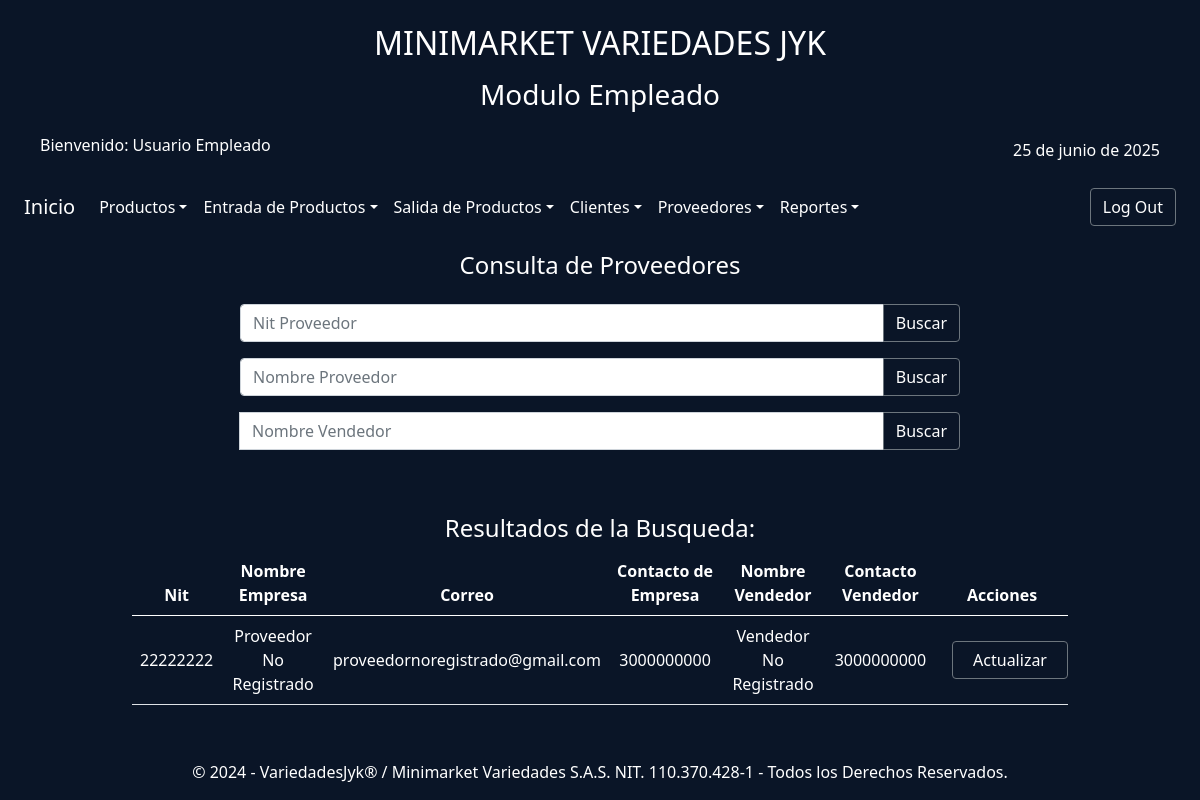
/index.php?action=consultaProveedorEmp (signed in), run on the app's committed database.
### tables this page shows
CREATE TABLE IF NOT EXISTS `proveedores` (
  `idProveedor` int NOT NULL AUTO_INCREMENT,
  `NitProveedor` varchar(15) NOT NULL,
  `NombreProveedor` varchar(30) NOT NULL,
  `Email` varchar(40) NOT NULL,
  `CelularProveedor` varchar(10) NOT NULL,
  `NombreVendedor` varchar(30) NOT NULL,
  `CelularVendedor` varchar(10) NOT NULL,
  PRIMARY KEY (`idProveedor`)
);

### controllers/controladorProveedor.php (called while the page is built, shortened)
<?php
require_once('./models/modeloProveedor.php');
require_once('./config/conexionBDJYK.php');
class ControladorProveedor
{
    private $modeloProveedor;
    public function __construct()
    {
        $database = new DataBase();
        $this->db = $database->getConnectionJYK();
        $this->modeloProveedor = new ModeloProveedor($this->db);
    }
    public function listaProveedores($tipo, $valor)
    {
        $limite = 10;
        $pagina = isset($_GET['pagina']) ? (int)$_GET['pagina'] : 1;
        $inicio = ($pagina - 1) * $limite;
        $proveedores = $this->modeloProveedor->consultGenProveedores($inicio, $limite);
        $totalProveedores = $this->modeloProveedor->obtenerTotalProveedores();
        $totalPaginas = ceil($totalProveedores / $limite);
        return
            [
                'proveedores' => $proveedores,
                'pagina' => $pagina,
                'totalPaginas' => $totalPaginas,
                'filtro' => $valor,
                'tipo' => $tipo,
            ];
    }
}

### config/conexionBDJYK.php (called while the page is built)
<?php
class DataBase
{
    private $host = "localhost";
    private $db_name = "variedadesjyk";
    private $username = "variedadesjyk";
    private $password = "variedJYK2025";
    private static $conn = null;
    public function getConnectionJYK()
    {
        if (self::$conn === null) {
            try {
                self::$conn = new PDO(
                    "mysql:host=" . $this->host . ";dbname=" . $this->db_name,
                    $this->username,
                    $this->password
                );
                self::$conn->exec("set names utf8");
            } catch (PDOException $e) {
                echo "Error de Conexión: " . $e->getMessage();
                exit;
            }
        }
        return self::$conn;
    }
}

### models/modeloProveedor.php (called while the page is built, shortened)
<?php
class ModeloProveedor
{
    private $conn;
    private $table = "proveedores";
    public function __construct($db)
    {
        $this->conn = $db;
    }
    public function consultGenProveedores($inicio, $limite)
    {
        $query = "SELECT * FROM " . $this->table . " ORDER BY NombreProveedor ASC LIMIT :inicio, :limite";
        $stmt = $this->conn->prepare($query);
        $stmt->bindValue(':inicio', (int)$inicio, PDO::PARAM_INT);
        $stmt->bindValue(':limite', (int)$limite, PDO::PARAM_INT);
        $stmt->execute();
        return $stmt->fetchAll(PDO::FETCH_ASSOC);
    }
    public function obtenerTotalProveedores()
    {
        $stmt = $this->conn->query("SELECT COUNT(*) FROM " . $this->table . "");
        return (int)$stmt->fetchColumn();
    }
}

### views/proveedor/consultaProveedorEmp.php (the view, shortened to what this page needs)
<?php include('./views/layautModEmple/headerModEmplea.php');  ?>
<div class="container">
    <div class="row justify-content-center">
        <div class="col-lg-8 col-md-10 col-sm-12">
            <div class="text-center text-white mt-3">
                <h4>Consulta de Proveedores</h4>
            </div>
            <form class=" mt-4" action="index.php?action=consultaProveedorNitEmp" method="get">
                <div class="input-group mb-3">
                    <input type="text" class="form-control" placeholder="Nit Proveedor" name="nitProveedor" aria-label="Recipient's usernam" aria-describedby="button-addon2" required>
                    <button class="btn btn-outline-secondary text-white" type="submit" id="button-addon2">Buscar</button>
                </div>
            </form>
            <form class=" mt-2" action="index.php?action=consultaProveedorNombreEmp" method="get">
                <div class="input-group mb-3">
                    <input type="text" class="form-control" placeholder="Nombre Proveedor" name="nomProveedor" aria-label="Recipient's usernam" aria-describedby="button-addon2" required>
                    <button class="btn btn-outline-secondary text-white" type="submit" id="button-addon2">Buscar</button>
                </div>
            </form>
            <form class=" mt-2" action="index.php?action=consultaVendedorNombreEmp" method="get">
                <div class="input-group mb-3">
                    <input type="text" class="form-control" placeholder="Nombre Vendedor" name="nomVendedor" aria-label="Recipient's usernam" aria-describedby="button-addon2" required>
                    <button class="btn btn-outline-secondary text-white" type="submit" id="button-addon2">Buscar</button>
                </div>
            </form>
        </div>
    </div>
</div>
<div class="container-fluid mt-5">
    <div class="row">
        <div class="col-12 col-md-10 offset-md-1">
            <div class="text-center">
                <?php if (isset($data['proveedores']) && count($data['proveedores']) > 0): ?>
                    <h4 class="text-white">Resultados de la Busqueda:</h4>
            </div>
            <div class="table-responsive">
                <table class="table table-hover text-white text-center">
                    <thead>
                        <tr>
                            <th>Nit</th>
                            <th>Nombre Empresa</th>
                            <th>Correo</th>
                            <th>Contacto de Empresa</th>
                            <th>Nombre Vendedor</th>
                            <th>Contacto Vendedor</th>
                            <th>Acciones</th>
                        </tr>
                    </thead>
                    <tbody class="">
                        <?php foreach ($data['proveedores'] as $proveedor): ?>
                            <tr>
                                <td class="text-white align-middle"><?= $proveedor['NitProveedor']; ?></td>
                                <td class="text-white align-middle"><?= $proveedor['NombreProveedor']; ?></td>
                                <td class="text-white align-middle"><?= $proveedor['Email']; ?></td>
                                <td class="text-white align-middle"><?= $proveedor['CelularProveedor']; ?></td>
                                <td class="text-white align-middle"><?= $proveedor['NombreVendedor']; ?></td>
                                <td class="text-white align-middle"><?= $proveedor['CelularVendedor']; ?></td>
                                <td class="text-white align-middle">
                                    <a href="index.php?action=actualizarProveedorIdEmp&idProveedor=<?= $proveedor['idProveedor']; ?>" class="btn btn-outline-secondary text-white m-2 w-100" role="button">Actualizar</a>
                                </td>
                            </tr>
                        <?php endforeach; ?>
                    </tbody>
                </table>
            </div>
        <?php else: ?>
            <p class="text-white text-center">No se encontraron productos con ese criterio de búsqueda.</p>
        <?php endif; ?>
        </div>
    </div>
</div>
</div>
</main>
<?php include('./views/layautModEmple/footerModEmplea.php');  ?>

### css/DesingBody.css (style rules this page uses)
body { background-color: #0a1527 ; }
.row { margin: 0; padding: 0; }

### data on the page
proveedores: NitProveedor "22222222", NombreProveedor "Proveedor No Registrado", Email "proveedornoregistrado@gmail.com", CelularProveedor "3000000000", NombreVendedor "Vendedor No Registrado", CelularVendedor "3000000000"

### other printed values
$_SESSION['nombre'] "Usuario"
$_SESSION['apellido'] "Empleado"
